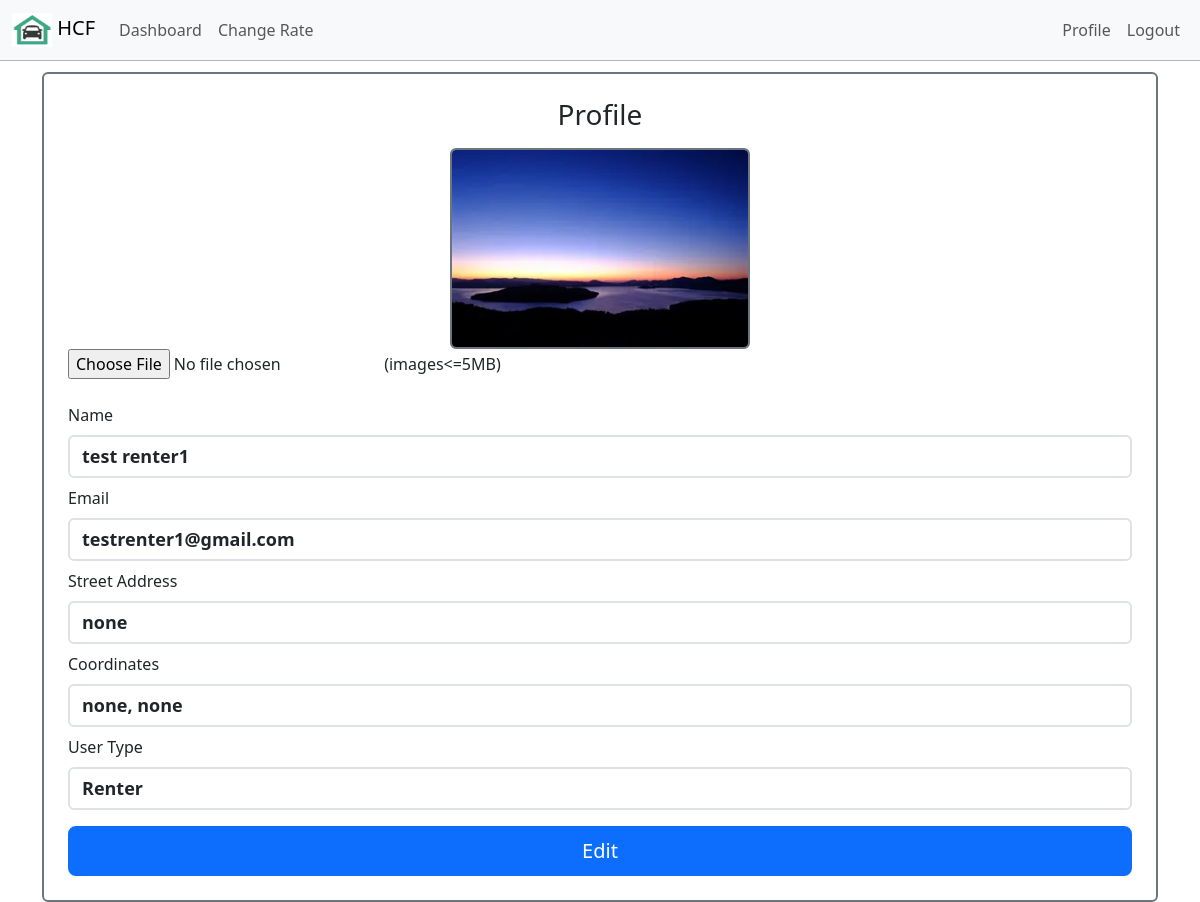
The app's page /profileController.php (signed in), older data.
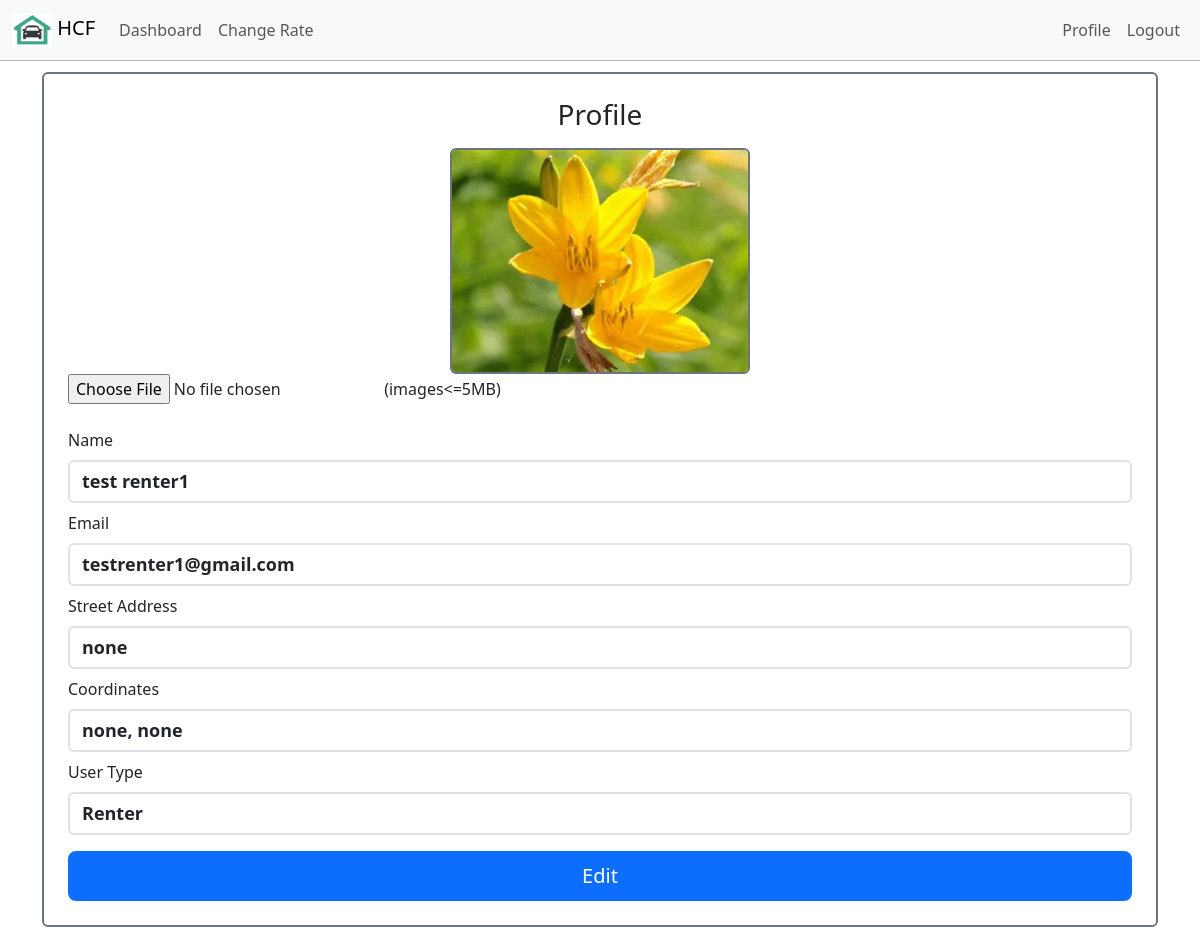
The same page, newer data.
### tables this page shows
CREATE TABLE `users` (
  `id` int(11) NOT NULL,
  `name` varchar(250) NOT NULL,
  `email` varchar(250) NOT NULL,
  `password` varchar(100) NOT NULL,
  `isOwner` varchar(10) DEFAULT NULL,
  `profile_pic` varchar(200) NOT NULL,
  `ownerAddressFK` int(11) NOT NULL
);

### models/Database.php (called while the page is built, shortened)
<?php
class Database
{
    protected static $_dbInstance = null;
    protected $_dbHandle;
    public static function getInstance()
    {
        $username = 'root';
        $password = '';
        $host = 'localhost';
        $dbName = 'homechargerproj';
        if (self::$_dbInstance === null) {
            self::$_dbInstance = new self($username, $password, $host, $dbName);
        }
        return self::$_dbInstance;
    }
    private function __construct($username, $password, $host, $database)
    {
        try {
            $this->_dbHandle = new PDO("mysql:host=$host;dbname=$database",  $username, $password);
        } catch (PDOException $e) {
            echo $e->getMessage();
        }
    }
    public function getdbConnection()
    {
        return $this->_dbHandle;
    }
}

### models/UserDataset.php (called while the page is built, shortened)
<?php
require_once('models/Database.php');
class UserDataset
{
  protected $_dbHandle, $_dbInstance;
  public function __construct()
  {
    $this->_dbInstance = Database::getInstance();
    $this->_dbHandle = $this->_dbInstance->getdbConnection();
  }
  public function readUser($userId)
  {
    try {
      $sql = "SELECT * FROM users WHERE id=?";
      $stmt = $this->_dbHandle->prepare($sql);
      $stmt->bindParam(1, $userId);
      $stmt->execute();
      return $stmt->fetch();
    } catch (PDOException $e) {
      echo "we rolled back user fetching";
      echo $e->getMessage();
    }
  }
}

### models/AddressesDataset.php (called while the page is built, shortened)
<?php
require_once('models/Database.php');
class AddressesDataset
{
  protected $_dbHandle, $_dbInstance;
  public function __construct()
  {
    $this->_dbInstance = Database::getInstance();
    $this->_dbHandle = $this->_dbInstance->getdbConnection();
  }
  public function readAddress($addressId)
  {
    try {
      $sql = "SELECT * FROM addresses WHERE id=?";
      $stmt = $this->_dbHandle->prepare($sql);
      $stmt->bindParam(1, $addressId);
      $stmt->execute();
      return $stmt->fetch();
    } catch (PDOException $e) {
      echo "couldnt read address row";
      echo $e->getMessage();
    }
  }
}

### views/profile.phtml (the view, shortened to what this page needs)
<!doctype html>
<html lang="en">
<head>
  <link href="css/bootstrap/bootstrap.min.css" rel="stylesheet">
</head>
<body>
  <br /><br /> <br />
  <div class="container ">
    <main class="form-signin w-100 m-auto">
      <div class="border border-secondary border-2 rounded">
        <form id='profileForm' action='profileController.php' method='post' class="m-4" enctype="multipart/form-data">
          <h1 class="h3 mb-3 fw-normal text-center">Profile</h1>
          <div class="mx-auto text-center">
            <img src='image/<?php echo $profile_pic; ?>' class='profile-pic img-fluid  border border-secondary border-2 rounded profile-picSizeOverride' alt='profilepic'>
          </div>
          <input type="file" name="picfile" id='fileUpload' /><span> (images<=5MB) </span>
              <br><br>
              <div class="mb-2">
                <label for="name" class="form-label">Name</label>
                <input class="form-control" id='name' type="text" name='name' size='50' value='<?php echo htmlspecialchars("$name"); ?>' aria-label="readonly input example" readonly>
              </div>
              <div class="mb-2">
                <label for="email" class="form-label">Email</label>
                <input class="form-control" id='email' type="text" name='email' size='50' value='<?php echo "$email"; ?>' aria-label="readonly input example" readonly>
              </div>
              <div class="mb-2">
                <label for="street" class="form-label">Street Address</label>
                <input class="form-control" id='street' type="text" name='street' size='50' value='<?php echo htmlspecialchars("$streetName"); ?>' aria-label="readonly input example" readonly>
              </div>
              <div class="mb-2">
                <label for="coordinates" class="form-label">Coordinates</label>
                <input class="form-control" id='coordinates' type="text" name='coordinates' size='50' value='<?php echo $coordinates; ?>' aria-label="readonly input example" readonly>
              </div>
              <div class="mb-2">
                <label for="status" class="form-label">User Type</label>
                <input class="form-control" id='status' type="text" name='status' size='50' value='<?php
                                                                                                    if ($userProfile['isOwner'] == "true")
                                                                                                      echo "Owner";
                                                                                                    else
                                                                                                      echo "Renter";
                                                                                                    ?>' aria-label="readonly input example" readonly>
              </div>
              <input class="w-100 btn btn-lg btn-primary mt-2" type='submit' name='edit_user' value='Edit'>
        </form>
      </div>
    </main>
  </div>
</body>
</html>

Row changes from the older to the newer data that the page shows:
changed users "test renter1": profile_pic: a different picture
